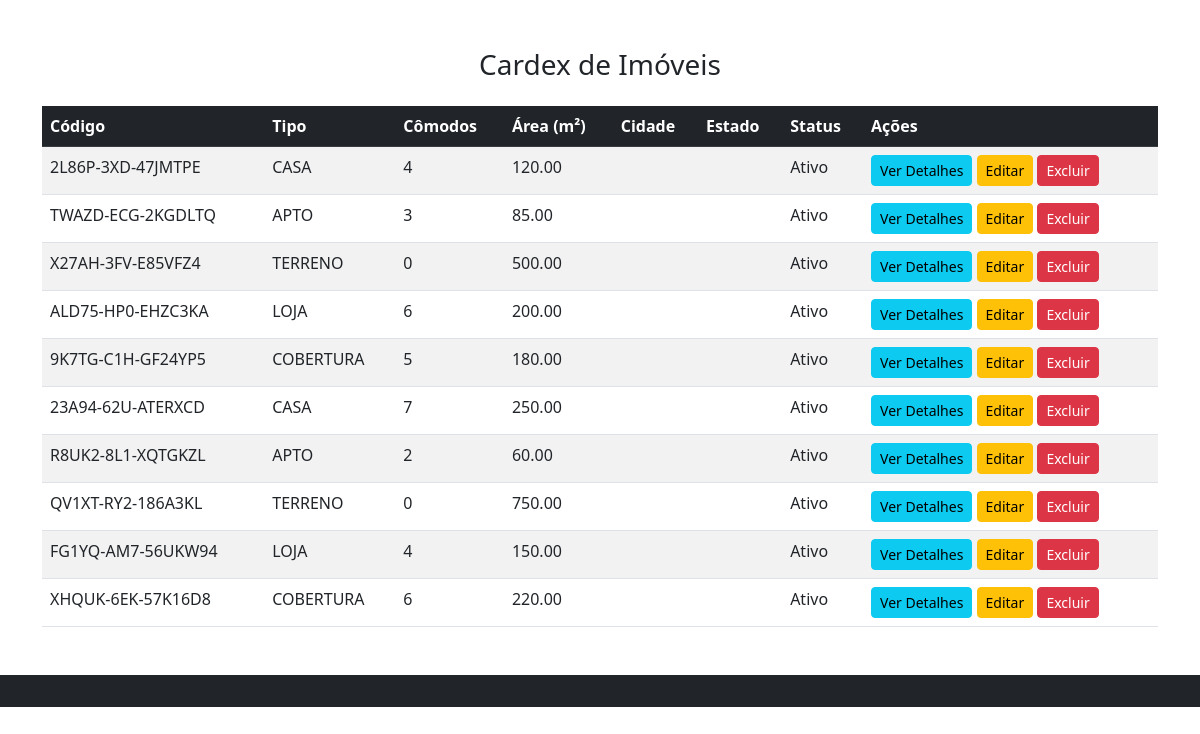
The page /central/imoveis_listagem_cardex.php on the database as committed earlier.
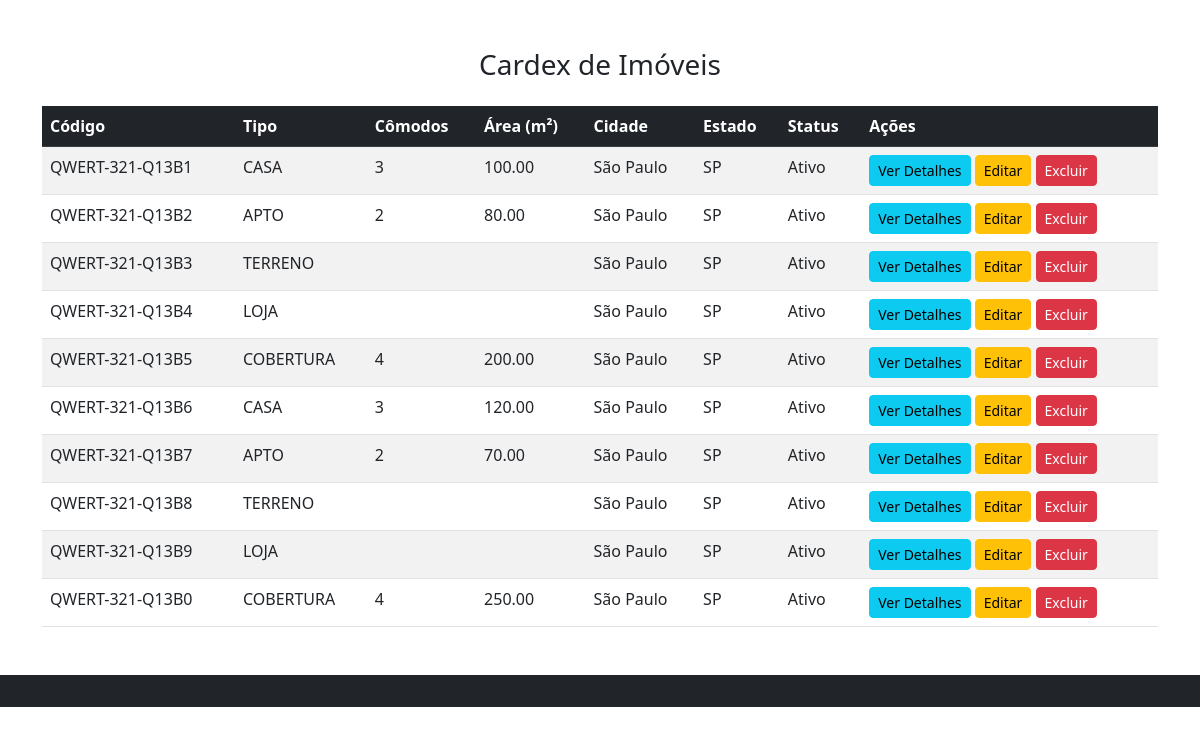
The same page on the database as committed later.
### tables this page shows
CREATE TABLE IF NOT EXISTS imoveis (
  id_imovel INT AUTO_INCREMENT PRIMARY KEY NOT NULL,
  id_cliente INT DEFAULT NULL,
  id_loja INT DEFAULT NULL,
  codigo VARCHAR(50) DEFAULT NULL,
  tipo_imovel ENUM('CASA', 'TERRENO', 'LOJA', 'APTO', 'COBERTURA'),
  qtd_comodos INT DEFAULT NULL,
  m2 decimal(6,2) DEFAULT NULL,
  qtd_fotos INT DEFAULT NULL,
  endereco VARCHAR(255) DEFAULT NULL,
  endereco_numero VARCHAR(50) DEFAULT NULL,
  bairro VARCHAR(50) DEFAULT NULL,
  complemento VARCHAR(100) DEFAULT NULL,
  cidade VARCHAR(100) DEFAULT NULL,
  estado CHAR(2) DEFAULT NULL,
  cep char(8) DEFAULT NULL,
  obs tinytext default NULL,
  status ENUM('0', '1'),
  dt_reg DATETIME NULL,
  dt_alt DATETIME NULL
);

### central/imoveis_listagem_cardex.php (the view, shortened to what this page needs)
<?php
include 'conexao.php';
$sql = "SELECT id_imovel, codigo, tipo_imovel, qtd_comodos, m2, cidade, estado, status FROM imoveis";
$result = $conn->query($sql);
?>
<!DOCTYPE html>
<html lang="pt-BR">
<head>
    <link href="https://cdn.jsdelivr.net/npm/bootstrap@5.3.0/dist/css/bootstrap.min.css" rel="stylesheet">
</head>
<body>
    <div class="container my-5">
        <h3 class="text-center mb-4">Cardex de Imóveis</h3>
        <table class="table table-striped table-hover">
            <thead class="table-dark">
                <tr>
                    <th scope="col">Código</th>
                    <th scope="col">Tipo</th>
                    <th scope="col">Cômodos</th>
                    <th scope="col">Área (m²)</th>
                    <th scope="col">Cidade</th>
                    <th scope="col">Estado</th>
                    <th scope="col">Status</th>
                    <th scope="col">Ações</th>
                </tr>
            </thead>
            <tbody>
                <?php
                if ($result->num_rows > 0) {
                    while ($row = $result->fetch_assoc()) {
                        echo '<tr>';
                        echo '<td>' . $row["codigo"] . '</td>';
                        echo '<td>' . $row["tipo_imovel"] . '</td>';
                        echo '<td>' . $row["qtd_comodos"] . '</td>';
                        echo '<td>' . $row["m2"] . '</td>';
                        echo '<td>' . $row["cidade"] . '</td>';
                        echo '<td>' . $row["estado"] . '</td>';
                        echo '<td>' . ($row["status"] == '1' ? 'Ativo' : 'Inativo') . '</td>';
                        echo '<td>
                                <a href="imovel_detalhes.php?imovel=' . $row["codigo"] . '" class="btn btn-info btn-sm">Ver Detalhes</a>
                                <a href="imovel_editar.php?imovel='   . $row["codigo"] . '" class="btn btn-warning btn-sm">Editar</a>
                                <a href="imovel_excluir.php?imovel='  . $row["codigo"] . '" class="btn btn-danger btn-sm">Excluir</a>
                              </td>';
                        echo '</tr>';
                    }
                } else {
                    echo '<tr><td colspan="8" class="text-center">Nenhum imóvel encontrado.</td></tr>';
                }
                ?>
            </tbody>
        </table>
    </div>
    <footer class="bg-light text-center text-lg-start">
        <div class="text-center p-3 bg-dark text-white"><?php echo $info_rodape; ?></div>
    </footer>
</body>
</html>

Rows that differ between the two databases and show on the page:
changed imoveis: codigo "2L86P-3XD-47JMTPE" → "QWERT-321-Q13B1"; qtd_comodos "4" → "3"; m2 "120.00" → "100.00"; cidade (not shown) → "São Paulo"; estado (not shown) → "SP"
changed imoveis: codigo "TWAZD-ECG-2KGDLTQ" → "QWERT-321-Q13B2"; qtd_comodos "3" → "2"; m2 "85.00" → "80.00"; cidade (not shown) → "São Paulo"; estado (not shown) → "SP"
changed imoveis: codigo "X27AH-3FV-E85VFZ4" → "QWERT-321-Q13B3"; cidade (not shown) → "São Paulo"; estado (not shown) → "SP"; qtd_comodos "0" → (not shown); m2 "500.00" → (not shown)
changed imoveis: codigo "ALD75-HP0-EHZC3KA" → "QWERT-321-Q13B4"; cidade (not shown) → "São Paulo"; estado (not shown) → "SP"; qtd_comodos "6" → (not shown); m2 "200.00" → (not shown)
changed imoveis: codigo "9K7TG-C1H-GF24YP5" → "QWERT-321-Q13B5"; qtd_comodos "5" → "4"; m2 "180.00" → "200.00"; cidade (not shown) → "São Paulo"; estado (not shown) → "SP"
changed imoveis: codigo "23A94-62U-ATERXCD" → "QWERT-321-Q13B6"; qtd_comodos "7" → "3"; m2 "250.00" → "120.00"; cidade (not shown) → "São Paulo"; estado (not shown) → "SP"
changed imoveis: codigo "R8UK2-8L1-XQTGKZL" → "QWERT-321-Q13B7"; m2 "60.00" → "70.00"; cidade (not shown) → "São Paulo"; estado (not shown) → "SP"
changed imoveis: codigo "QV1XT-RY2-186A3KL" → "QWERT-321-Q13B8"; cidade (not shown) → "São Paulo"; estado (not shown) → "SP"; qtd_comodos "0" → (not shown); m2 "750.00" → (not shown)
changed imoveis: codigo "FG1YQ-AM7-56UKW94" → "QWERT-321-Q13B9"; cidade (not shown) → "São Paulo"; estado (not shown) → "SP"; qtd_comodos "4" → (not shown); m2 "150.00" → (not shown)
changed imoveis: codigo "XHQUK-6EK-57K16D8" → "QWERT-321-Q13B0"; qtd_comodos "6" → "4"; m2 "220.00" → "250.00"; cidade (not shown) → "São Paulo"; estado (not shown) → "SP"
